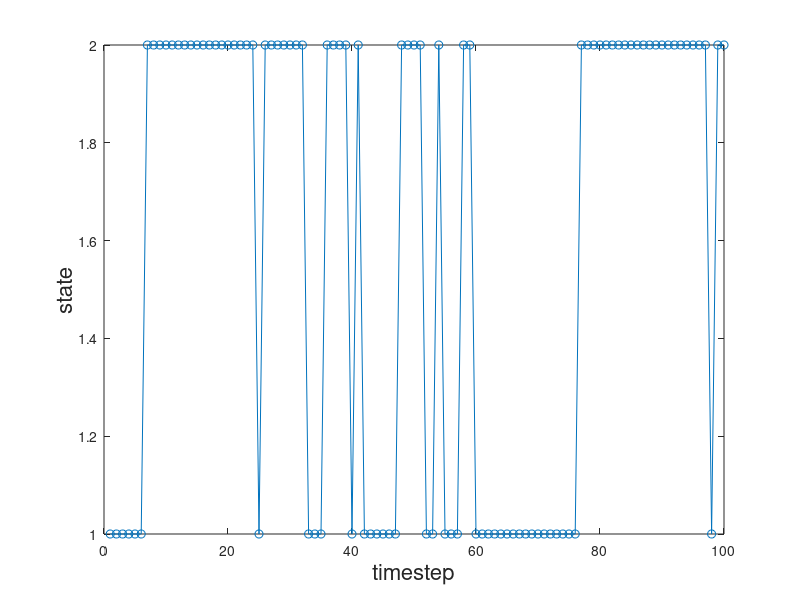

The MATLAB source for this figure:
%% Markov_chain_generator

tmax = 100;
statet = NaN(1,tmax);  

% Left stochastic matrix where aij means state j transfers to state i 
% Each column sum up to 1
A = [0.75, 0.15 ;
     0.25, 0.85] ;
% Initial state
statet(1) = 1;

random_number = rand(1,tmax);
for k= 1:tmax-1
    if random_number(k) < A(1,statet(k))
        statet(k+1) = 1;
    else
        statet(k+1) = 2;
    end
end

figure;
plot(statet,'o-')
xlabel('timestep','FontSize',16)
ylabel('state','FontSize',16)